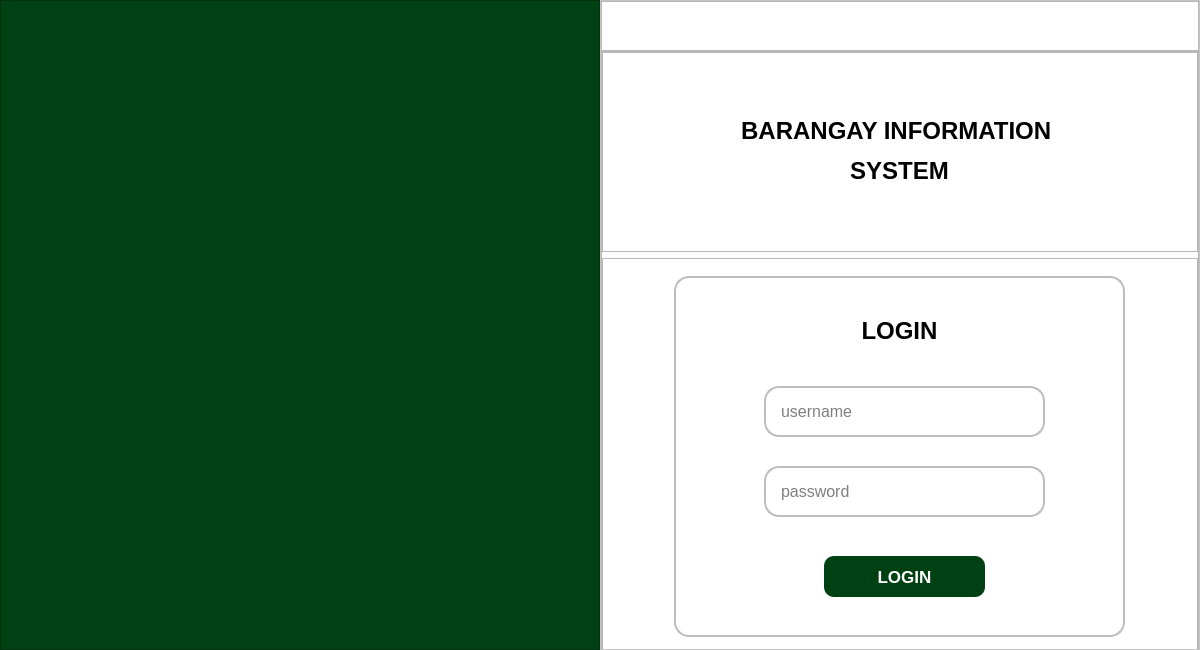
<?xml version="1.0" encoding="UTF-8"?>
<ui version="4.0">
 <class>LogIn</class>
 <widget class="QMainWindow" name="LogIn">
  <property name="geometry">
   <rect>
    <x>0</x>
    <y>0</y>
    <width>1200</width>
    <height>650</height>
   </rect>
  </property>
  <property name="minimumSize">
   <size>
    <width>1200</width>
    <height>650</height>
   </size>
  </property>
  <property name="maximumSize">
   <size>
    <width>16777215</width>
    <height>16777215</height>
   </size>
  </property>
  <property name="windowTitle">
   <string>MainWindow</string>
  </property>
  <widget class="QWidget" name="centralwidget">
   <property name="minimumSize">
    <size>
     <width>1200</width>
     <height>650</height>
    </size>
   </property>
   <property name="maximumSize">
    <size>
     <width>16777215</width>
     <height>16777215</height>
    </size>
   </property>
   <property name="styleSheet">
    <string notr="true">#mainWidget{
background-color: black;
}

#frameLeft{
background-color: rgb(0, 65, 19);
}

#frameRight{
background-color: white;
}</string>
   </property>
   <layout class="QHBoxLayout" name="horizontalLayout_5">
    <property name="spacing">
     <number>0</number>
    </property>
    <property name="leftMargin">
     <number>0</number>
    </property>
    <property name="topMargin">
     <number>0</number>
    </property>
    <property name="rightMargin">
     <number>0</number>
    </property>
    <property name="bottomMargin">
     <number>0</number>
    </property>
    <item>
     <widget class="QWidget" name="mainWidget" native="true">
      <layout class="QHBoxLayout" name="horizontalLayout_2">
       <property name="spacing">
        <number>0</number>
       </property>
       <property name="leftMargin">
        <number>0</number>
       </property>
       <property name="topMargin">
        <number>0</number>
       </property>
       <property name="rightMargin">
        <number>0</number>
       </property>
       <property name="bottomMargin">
        <number>0</number>
       </property>
       <item>
        <widget class="QFrame" name="frameLeft">
         <property name="minimumSize">
          <size>
           <width>600</width>
           <height>650</height>
          </size>
         </property>
         <property name="layoutDirection">
          <enum>Qt::LeftToRight</enum>
         </property>
         <property name="styleSheet">
          <string notr="true"/>
         </property>
         <property name="frameShape">
          <enum>QFrame::StyledPanel</enum>
         </property>
         <property name="frameShadow">
          <enum>QFrame::Raised</enum>
         </property>
         <layout class="QHBoxLayout" name="horizontalLayout_3">
          <property name="spacing">
           <number>0</number>
          </property>
          <property name="leftMargin">
           <number>0</number>
          </property>
          <property name="topMargin">
           <number>0</number>
          </property>
          <property name="rightMargin">
           <number>0</number>
          </property>
          <property name="bottomMargin">
           <number>0</number>
          </property>
          <item>
           <widget class="QLabel" name="label">
            <property name="maximumSize">
             <size>
              <width>500</width>
              <height>500</height>
             </size>
            </property>
            <property name="layoutDirection">
             <enum>Qt::LeftToRight</enum>
            </property>
            <property name="text">
             <string/>
            </property>
            <property name="pixmap">
             <pixmap>../images&amp;icon/logo_login.png</pixmap>
            </property>
            <property name="scaledContents">
             <bool>true</bool>
            </property>
            <property name="alignment">
             <set>Qt::AlignCenter</set>
            </property>
           </widget>
          </item>
         </layout>
        </widget>
       </item>
       <item>
        <widget class="QFrame" name="frameRight">
         <property name="frameShape">
          <enum>QFrame::StyledPanel</enum>
         </property>
         <property name="frameShadow">
          <enum>QFrame::Raised</enum>
         </property>
         <layout class="QVBoxLayout" name="verticalLayout">
          <property name="spacing">
           <number>0</number>
          </property>
          <property name="leftMargin">
           <number>0</number>
          </property>
          <property name="topMargin">
           <number>0</number>
          </property>
          <property name="rightMargin">
           <number>0</number>
          </property>
          <property name="bottomMargin">
           <number>0</number>
          </property>
          <item>
           <widget class="QFrame" name="frame_4">
            <property name="minimumSize">
             <size>
              <width>0</width>
              <height>50</height>
             </size>
            </property>
            <property name="maximumSize">
             <size>
              <width>16777215</width>
              <height>50</height>
             </size>
            </property>
            <property name="layoutDirection">
             <enum>Qt::RightToLeft</enum>
            </property>
            <property name="styleSheet">
             <string notr="true"/>
            </property>
            <property name="frameShape">
             <enum>QFrame::StyledPanel</enum>
            </property>
            <property name="frameShadow">
             <enum>QFrame::Raised</enum>
            </property>
            <layout class="QVBoxLayout" name="verticalLayout_3">
             <property name="leftMargin">
              <number>0</number>
             </property>
             <property name="topMargin">
              <number>0</number>
             </property>
             <item>
              <widget class="QPushButton" name="close_button">
               <property name="minimumSize">
                <size>
                 <width>0</width>
                 <height>50</height>
                </size>
               </property>
               <property name="maximumSize">
                <size>
                 <width>50</width>
                 <height>50</height>
                </size>
               </property>
               <property name="cursor">
                <cursorShape>PointingHandCursor</cursorShape>
               </property>
               <property name="styleSheet">
                <string notr="true">border: none;
background-color: transparent;</string>
               </property>
               <property name="text">
                <string/>
               </property>
               <property name="icon">
                <iconset>
                 <normaloff>../images&amp;icon/close.png</normaloff>../images&amp;icon/close.png</iconset>
               </property>
               <property name="iconSize">
                <size>
                 <width>30</width>
                 <height>30</height>
                </size>
               </property>
              </widget>
             </item>
            </layout>
           </widget>
          </item>
          <item>
           <widget class="QFrame" name="frame">
            <property name="minimumSize">
             <size>
              <width>598</width>
              <height>615</height>
             </size>
            </property>
            <property name="styleSheet">
             <string notr="true"/>
            </property>
            <property name="frameShape">
             <enum>QFrame::StyledPanel</enum>
            </property>
            <property name="frameShadow">
             <enum>QFrame::Raised</enum>
            </property>
            <layout class="QVBoxLayout" name="verticalLayout_2">
             <property name="leftMargin">
              <number>0</number>
             </property>
             <property name="topMargin">
              <number>0</number>
             </property>
             <property name="rightMargin">
              <number>0</number>
             </property>
             <item>
              <widget class="QFrame" name="frame_2">
               <property name="minimumSize">
                <size>
                 <width>0</width>
                 <height>161</height>
                </size>
               </property>
               <property name="maximumSize">
                <size>
                 <width>16777215</width>
                 <height>200</height>
                </size>
               </property>
               <property name="styleSheet">
                <string notr="true"/>
               </property>
               <property name="frameShape">
                <enum>QFrame::StyledPanel</enum>
               </property>
               <property name="frameShadow">
                <enum>QFrame::Raised</enum>
               </property>
               <layout class="QHBoxLayout" name="horizontalLayout_4">
                <item>
                 <widget class="QLabel" name="label_2">
                  <property name="minimumSize">
                   <size>
                    <width>341</width>
                    <height>101</height>
                   </size>
                  </property>
                  <property name="maximumSize">
                   <size>
                    <width>341</width>
                    <height>101</height>
                   </size>
                  </property>
                  <property name="font">
                   <font>
                    <pointsize>18</pointsize>
                    <bold>true</bold>
                   </font>
                  </property>
                  <property name="text">
                   <string>&lt;html&gt;&lt;head/&gt;&lt;body&gt;&lt;p align=&quot;center&quot;&gt;BARANGAY INFORMATION &lt;/p&gt;&lt;p align=&quot;center&quot;&gt;SYSTEM&lt;/p&gt;&lt;/body&gt;&lt;/html&gt;</string>
                  </property>
                 </widget>
                </item>
               </layout>
              </widget>
             </item>
             <item>
              <widget class="QFrame" name="frame_3">
               <property name="frameShape">
                <enum>QFrame::StyledPanel</enum>
               </property>
               <property name="frameShadow">
                <enum>QFrame::Raised</enum>
               </property>
               <layout class="QHBoxLayout" name="horizontalLayout">
                <item>
                 <widget class="QFrame" name="logInFrame">
                  <property name="minimumSize">
                   <size>
                    <width>451</width>
                    <height>361</height>
                   </size>
                  </property>
                  <property name="maximumSize">
                   <size>
                    <width>451</width>
                    <height>361</height>
                   </size>
                  </property>
                  <property name="cursor">
                   <cursorShape>ArrowCursor</cursorShape>
                  </property>
                  <property name="layoutDirection">
                   <enum>Qt::LeftToRight</enum>
                  </property>
                  <property name="styleSheet">
                   <string notr="true">#logInFrame{
border: 2px solid rgb(189, 189, 189);
border-radius: 15px;
text-align: center;
}

QLineEdit{
border-radius: 15px;
border: 2px solid rgb(189, 189, 189);
}


</string>
                  </property>
                  <property name="frameShape">
                   <enum>QFrame::StyledPanel</enum>
                  </property>
                  <property name="frameShadow">
                   <enum>QFrame::Raised</enum>
                  </property>
                  <widget class="QLabel" name="label_3">
                   <property name="geometry">
                    <rect>
                     <x>110</x>
                     <y>30</y>
                     <width>231</width>
                     <height>51</height>
                    </rect>
                   </property>
                   <property name="font">
                    <font>
                     <pointsize>18</pointsize>
                     <bold>true</bold>
                    </font>
                   </property>
                   <property name="styleSheet">
                    <string notr="true">border: none;</string>
                   </property>
                   <property name="text">
                    <string>&lt;html&gt;&lt;head/&gt;&lt;body&gt;&lt;p align=&quot;center&quot;&gt;LOGIN&lt;/p&gt;&lt;/body&gt;&lt;/html&gt;</string>
                   </property>
                  </widget>
                  <widget class="QPushButton" name="login_button">
                   <property name="geometry">
                    <rect>
                     <x>150</x>
                     <y>280</y>
                     <width>161</width>
                     <height>41</height>
                    </rect>
                   </property>
                   <property name="cursor">
                    <cursorShape>PointingHandCursor</cursorShape>
                   </property>
                   <property name="styleSheet">
                    <string notr="true">#login_button{
border-radius: 10px;
border: none;
background-color: rgb(0, 65, 19);
font-size: 17px;
font-weight: bold;
color: white;
}

#login_button:hover{
background-color: transparent;
border: 4px solid rgb(0, 65, 19);
color: rgb(0, 65, 19);
}
</string>
                   </property>
                   <property name="text">
                    <string>LOGIN</string>
                   </property>
                  </widget>
                  <widget class="QLineEdit" name="username_input">
                   <property name="geometry">
                    <rect>
                     <x>90</x>
                     <y>110</y>
                     <width>281</width>
                     <height>51</height>
                    </rect>
                   </property>
                   <property name="styleSheet">
                    <string notr="true">font-size: 16px;
padding: 13px;</string>
                   </property>
                   <property name="placeholderText">
                    <string>username</string>
                   </property>
                  </widget>
                  <widget class="QLineEdit" name="password_input">
                   <property name="geometry">
                    <rect>
                     <x>90</x>
                     <y>190</y>
                     <width>281</width>
                     <height>51</height>
                    </rect>
                   </property>
                   <property name="styleSheet">
                    <string notr="true">font-size: 16px;
padding: 13px;</string>
                   </property>
                   <property name="echoMode">
                    <enum>QLineEdit::Password</enum>
                   </property>
                   <property name="placeholderText">
                    <string>password</string>
                   </property>
                  </widget>
                 </widget>
                </item>
               </layout>
              </widget>
             </item>
            </layout>
           </widget>
          </item>
         </layout>
        </widget>
       </item>
      </layout>
     </widget>
    </item>
   </layout>
  </widget>
 </widget>
 <resources/>
 <connections/>
</ui>
